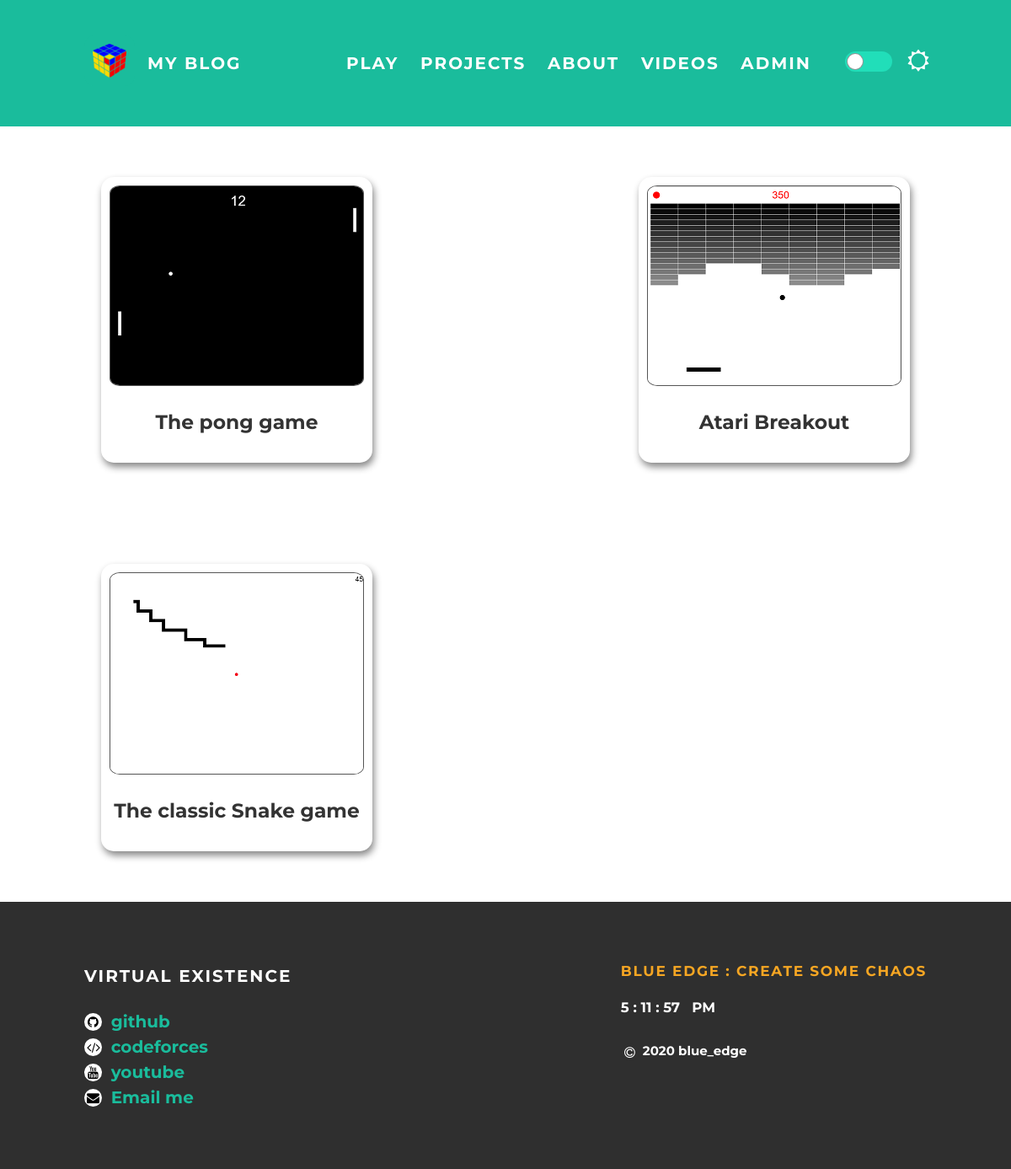
/play, run on an earlier commit of the app's database.
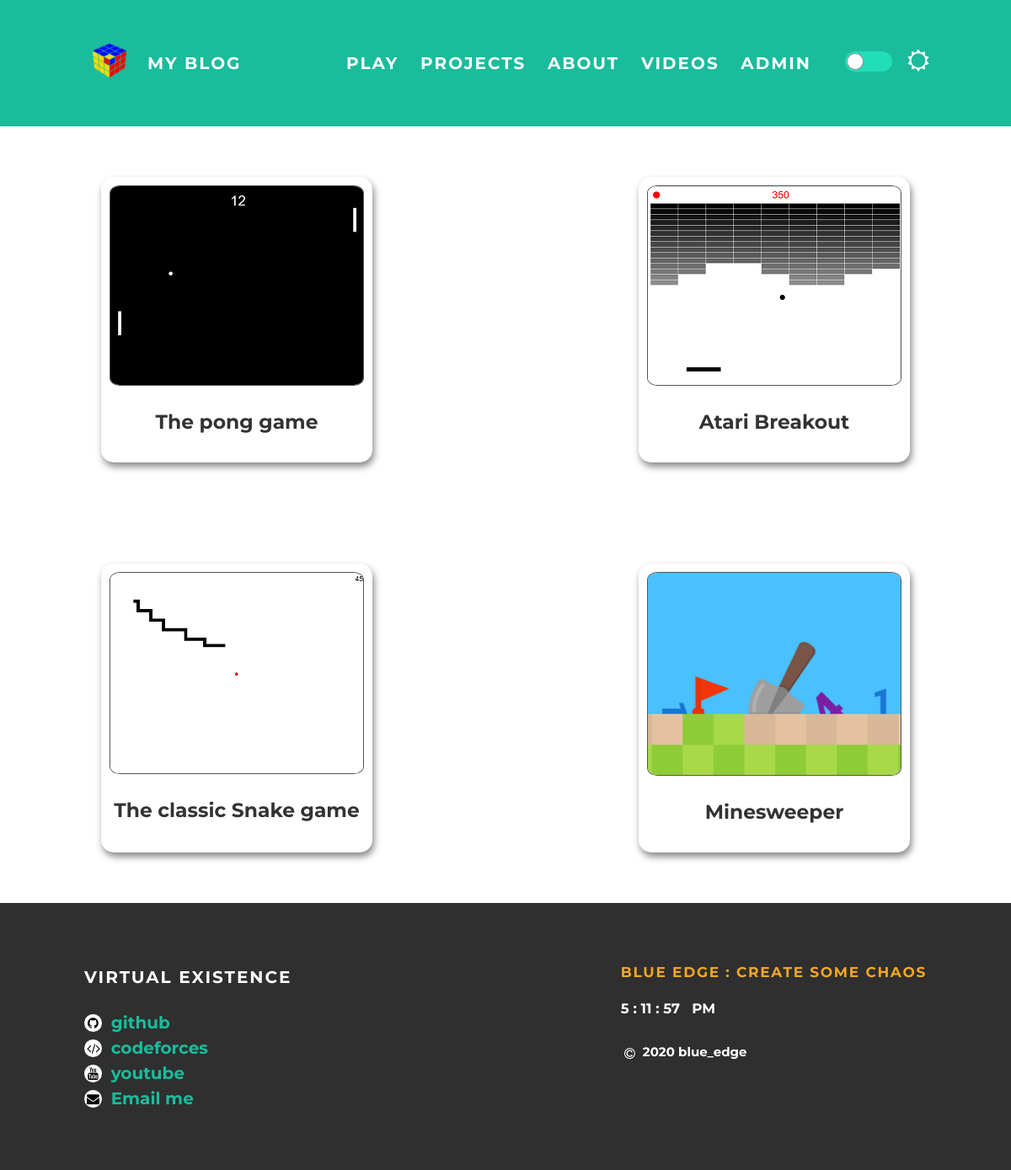
And on a later commit of the database.
### app.py (models this page shows, shortened)
class Games(db.Model):
    id = db.Column(db.Integer, unique=True, primary_key=True)
    nick = db.Column(db.String(20), nullable=False)
    name = db.Column(db.String(20), nullable=False)
    dis = db.Column(db.String(200), nullable=False)

### app.py (the view)
@app.route('/play')
def menu():
    games = Games.query.all()
    return render_template('play.html', games=games)

### templates/play.html
{%extends 'base.html' %}
{%block body%}
<link rel="stylesheet" type="text/css" href="{{ url_for('static',filename='css/card.css')}}">
<div id="content">
  <div class="container">
    {% for game in games %}
    {% set fname = 'img/games/' + game.nick + '.png' %}
    <div class="card">
      <a href="/play/{{game.id}}">
        <img src="{{ url_for('static',filename=fname)}}"><br>
        <h3 id="name">{{game.name}}</h3>
      </a>
    </div>
    {% endfor %}
  </div>
</div>
{%endblock%}

### templates/base.html (shortened to what this page needs)
<!DOCTYPE html>
<html lang="en" dir="ltr">
<head>
  <link rel="stylesheet" href="https://cdnjs.cloudflare.com/ajax/libs/font-awesome/4.7.0/css/font-awesome.min.css">
  <link rel="stylesheet" type="text/css" href="{{ url_for('static',filename='css/slider.css')}}">
  <link rel="stylesheet" type="text/css" href="{{ url_for('static',filename='css/styles.css')}}">
</head>
<body  data-theme="light">
  <div id="header">
    <div class="container">
      <a id="header-title" href="/"><img id="logo" src="{{ url_for('static',filename='img/logo.png')}}">My Blog</a>
      <ul id="header-nav" class="menu">
        <li><a href="/play">Play</a></li>
        <li><a href="/projects">Projects</a></li>
        <li><a href="/about">About</a></li>
        <li><a href="/video">Videos</a></li>
        <li><a href="/admin">Admin</a>
        <i class="fa fa-sun-o" id="theme" aria-hidden="true"></i>
        <div class="on-off-toggle">
          <label for="bopis" class="on-off-toggle__slider"></label>
        </div>
      </ul>
    </div>
  </div>
  {%block body%}{%endblock%}
<div id="footer">
  <div class="container">
    <div class="column">
      <h4>Virtual existence</h4>
      <p>
        <a href="https://github.com/blueedgetechno" target="_blank" class="fa fa-github"></a>
        <a href="https://github.com/blueedgetechno" target="_blank">github</a><br>
        <a href="https://codeforces.com/profile/blue_edge" target="_blank" class="fa fa-code"></a>
        <a href="https://codeforces.com/profile/blue_edge" target="_blank">codeforces</a><br>
        <a href="https://www.youtube.com/channel/UCozhS3MxzCGrPTffh0mqArw" target="_blank" class="fa fa-youtube"></a>
        <a href="https://www.youtube.com/channel/UCozhS3MxzCGrPTffh0mqArw" target="_blank">youtube</a><br>
        <a href="mailto:blueedgetechno@gmail.com" target="_blank" class="fa fa-envelope"></a>
        <a href="mailto:blueedgetechno@gmail.com">Email me</a><br>
      </p>
    </div>
    <div class="column">
      <h4 style="font-size:17px;color:#f6a623;">Blue Edge : Create some chaos</h4>
      <h5 id="time" style="color:white;margin-top:0px"></h5>
      <a href="#" style="float:left" class="fa fa-copyright"></a>
      <a href="#">2020 blue_edge </a>
    </div>
  </div>
</div>
</body>
</html>

### static/css/slider.css (style rules this page uses)
#theme { background-color: inherit; color: white; padding: 3px; font-size: 26px; width: 15px; text-align: center; text-decoration: none; float: right; margin-top: 56px; margin-left: 15px; vertical-align: top; }
.on-off-toggle { width: 56px; height: 24px; position: relative; display: inline-block; float: right; margin-top: 61px; margin-left: 40px; }
.on-off-toggle__slider { width: 56px; height: 24px; display: block; border-radius: 34px; background-color: #21deb9; transition: 0.4s ease; }
.on-off-toggle__slider:before { content: ''; display: block; background-color: #fff; box-shadow: 0 0 0 1px #949494; bottom: 3px; height: 18px; left: 3px; position: absolute; transition: .4s; width: 18px; z-index: 5; border-radius: 100%; }
.on-off-toggle__slider:after { display: block; line-height: 24px; text-transform: uppercase; font-size: 12px; font-weight: bold; color: #484848; padding-left: 26px; transition: all 0.4s; }

### static/css/styles.css (style rules this page uses)
.fa { background: white; color: black; padding: 3px; font-size: 15px; width: 15px; text-align: center; text-decoration: none; border-radius: 50%; margin-right: 5px; margin-top: 5px; vertical-align: top; }
a[href="#"] { background: #2f2f2f; color: white; font-size: 15px; }
body[data-theme="light"] { background-color: white; color: #555; margin: 0; font-family: 'Montserrat', sans-serif; }
body[data-theme="light"] #header { background-color: #1abc9c; height: 150px; line-height: 150px; }
body[data-theme="light"] #header a { color: white; text-decoration: none; text-transform: uppercase; letter-spacing: 0.1em; }
.container { max-width: 1000px; margin: 0 auto; font-size: 20px; font-weight: bold; }
#header-title { display: block; float: left; }
#header-nav { display: block; float: right; margin-top: 0; }
#header-nav li { display: inline; padding-left: 20px; }
body[data-theme="light"] #logo { width: 40px; height: 40px; padding: 10px; margin-top: 42px; margin-right: 15px; float: left; background-color: #1abc9c; border-radius: 20%; transition: 0.5s; }
body[data-theme="light"] h3 { color: #333; }
body[data-theme="light"] h4 { color: #333; }
p { line-height: 1.5; }
#footer { background-color: #2f2f2f; padding: 50px 0; }
#footer h4 { color: white; text-transform: uppercase; letter-spacing: 0.1em; }
#footer p { color: white; }
.column { min-width: 300px; display: inline-block; vertical-align: top; }
a { color: #1abc9c; text-decoration: none; }

### static/css/card.css (style rules this page uses)
.container { display: flex; flex-flow: row wrap; align-content: space-between; justify-content: space-between; }
body[data-theme="light"] .card { background-color: white; vertical-align: middle; max-width: 600px; max-height: 500px; margin-left: 20px; margin-right: 20px; margin-top: 60px; margin-bottom: 60px; padding: 10px 10px 10px 10px; text-align:center; box-shadow: 2px 5px 9px #888888; border-radius: 15px; transition: 0.5s; }
.card img { border: 1px solid #555; border-radius: 4%; }

What changed in the data, as far as the page shows it:
added Games: shows a picture, name "Minesweeper"
